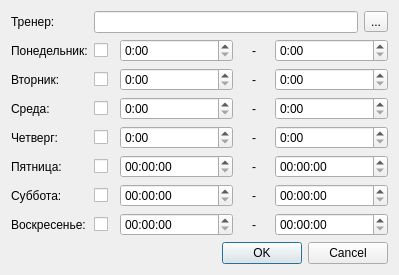
<?xml version="1.0" encoding="UTF-8"?>
<ui version="4.0">
 <class>AddSchedule</class>
 <widget class="QDialog" name="AddSchedule">
  <property name="geometry">
   <rect>
    <x>0</x>
    <y>0</y>
    <width>399</width>
    <height>271</height>
   </rect>
  </property>
  <property name="windowTitle">
   <string>Расписание</string>
  </property>
  <property name="modal">
   <bool>true</bool>
  </property>
  <layout class="QVBoxLayout" name="verticalLayout">
   <item>
    <layout class="QFormLayout" name="formLayout">
     <item row="0" column="0">
      <widget class="QLabel" name="label">
       <property name="text">
        <string>Тренер:</string>
       </property>
      </widget>
     </item>
     <item row="0" column="1">
      <layout class="QHBoxLayout" name="horizontalLayout">
       <item>
        <widget class="QLineEdit" name="coach">
         <property name="readOnly">
          <bool>true</bool>
         </property>
        </widget>
       </item>
       <item>
        <widget class="QToolButton" name="toolButton">
         <property name="text">
          <string>...</string>
         </property>
        </widget>
       </item>
      </layout>
     </item>
     <item row="1" column="0">
      <widget class="QLabel" name="label_2">
       <property name="text">
        <string>Понедельник:</string>
       </property>
      </widget>
     </item>
     <item row="1" column="1">
      <layout class="QHBoxLayout" name="horizontalLayout_2">
       <item>
        <widget class="QCheckBox" name="isMonday">
         <property name="maximumSize">
          <size>
           <width>20</width>
           <height>16777215</height>
          </size>
         </property>
         <property name="text">
          <string/>
         </property>
        </widget>
       </item>
       <item>
        <widget class="QTimeEdit" name="MondayStart">
         <property name="displayFormat">
          <string>H:mm</string>
         </property>
        </widget>
       </item>
       <item>
        <widget class="QLabel" name="label_3">
         <property name="maximumSize">
          <size>
           <width>30</width>
           <height>16777215</height>
          </size>
         </property>
         <property name="text">
          <string>-</string>
         </property>
         <property name="scaledContents">
          <bool>false</bool>
         </property>
         <property name="alignment">
          <set>Qt::AlignCenter</set>
         </property>
        </widget>
       </item>
       <item>
        <widget class="QTimeEdit" name="MondayEnd">
         <property name="displayFormat">
          <string>H:mm</string>
         </property>
        </widget>
       </item>
      </layout>
     </item>
     <item row="2" column="0">
      <widget class="QLabel" name="label_4">
       <property name="text">
        <string>Вторник:</string>
       </property>
      </widget>
     </item>
     <item row="2" column="1">
      <layout class="QHBoxLayout" name="horizontalLayout_3">
       <item>
        <widget class="QCheckBox" name="isTuesday">
         <property name="maximumSize">
          <size>
           <width>20</width>
           <height>16777215</height>
          </size>
         </property>
         <property name="text">
          <string/>
         </property>
        </widget>
       </item>
       <item>
        <widget class="QTimeEdit" name="TuesdayStart">
         <property name="displayFormat">
          <string>H:mm</string>
         </property>
        </widget>
       </item>
       <item>
        <widget class="QLabel" name="label_5">
         <property name="minimumSize">
          <size>
           <width>0</width>
           <height>0</height>
          </size>
         </property>
         <property name="maximumSize">
          <size>
           <width>30</width>
           <height>16777215</height>
          </size>
         </property>
         <property name="text">
          <string>-</string>
         </property>
         <property name="alignment">
          <set>Qt::AlignCenter</set>
         </property>
        </widget>
       </item>
       <item>
        <widget class="QTimeEdit" name="TuesdayEnd">
         <property name="displayFormat">
          <string>H:mm</string>
         </property>
        </widget>
       </item>
      </layout>
     </item>
     <item row="3" column="0">
      <widget class="QLabel" name="label_6">
       <property name="text">
        <string>Среда:</string>
       </property>
      </widget>
     </item>
     <item row="3" column="1">
      <layout class="QHBoxLayout" name="horizontalLayout_4">
       <item>
        <widget class="QCheckBox" name="isWednesday">
         <property name="maximumSize">
          <size>
           <width>20</width>
           <height>16777215</height>
          </size>
         </property>
         <property name="text">
          <string/>
         </property>
        </widget>
       </item>
       <item>
        <widget class="QTimeEdit" name="WednesdayStart">
         <property name="displayFormat">
          <string>H:mm</string>
         </property>
        </widget>
       </item>
       <item>
        <widget class="QLabel" name="label_7">
         <property name="minimumSize">
          <size>
           <width>0</width>
           <height>0</height>
          </size>
         </property>
         <property name="maximumSize">
          <size>
           <width>30</width>
           <height>16777215</height>
          </size>
         </property>
         <property name="text">
          <string>-</string>
         </property>
         <property name="alignment">
          <set>Qt::AlignCenter</set>
         </property>
        </widget>
       </item>
       <item>
        <widget class="QTimeEdit" name="WednesdayEnd">
         <property name="displayFormat">
          <string>H:mm</string>
         </property>
         <property name="currentSectionIndex">
          <number>0</number>
         </property>
        </widget>
       </item>
      </layout>
     </item>
     <item row="4" column="0">
      <widget class="QLabel" name="label_8">
       <property name="text">
        <string>Четверг:</string>
       </property>
      </widget>
     </item>
     <item row="4" column="1">
      <layout class="QHBoxLayout" name="horizontalLayout_5">
       <item>
        <widget class="QCheckBox" name="isThursday">
         <property name="maximumSize">
          <size>
           <width>20</width>
           <height>16777215</height>
          </size>
         </property>
         <property name="text">
          <string/>
         </property>
        </widget>
       </item>
       <item>
        <widget class="QTimeEdit" name="ThursdayStart">
         <property name="displayFormat">
          <string>H:mm</string>
         </property>
        </widget>
       </item>
       <item>
        <widget class="QLabel" name="label_9">
         <property name="maximumSize">
          <size>
           <width>30</width>
           <height>16777215</height>
          </size>
         </property>
         <property name="text">
          <string>-</string>
         </property>
         <property name="alignment">
          <set>Qt::AlignCenter</set>
         </property>
        </widget>
       </item>
       <item>
        <widget class="QTimeEdit" name="ThursdayEnd">
         <property name="displayFormat">
          <string>H:mm</string>
         </property>
        </widget>
       </item>
      </layout>
     </item>
     <item row="5" column="0">
      <widget class="QLabel" name="label_10">
       <property name="text">
        <string>Пятница:</string>
       </property>
      </widget>
     </item>
     <item row="5" column="1">
      <layout class="QHBoxLayout" name="horizontalLayout_6">
       <item>
        <widget class="QCheckBox" name="isFriday">
         <property name="maximumSize">
          <size>
           <width>20</width>
           <height>16777215</height>
          </size>
         </property>
         <property name="text">
          <string/>
         </property>
        </widget>
       </item>
       <item>
        <widget class="QTimeEdit" name="FridayStart"/>
       </item>
       <item>
        <widget class="QLabel" name="label_11">
         <property name="maximumSize">
          <size>
           <width>30</width>
           <height>16777215</height>
          </size>
         </property>
         <property name="text">
          <string>-</string>
         </property>
         <property name="alignment">
          <set>Qt::AlignCenter</set>
         </property>
        </widget>
       </item>
       <item>
        <widget class="QTimeEdit" name="FridayEnd"/>
       </item>
      </layout>
     </item>
     <item row="6" column="0">
      <widget class="QLabel" name="label_12">
       <property name="text">
        <string>Суббота:</string>
       </property>
      </widget>
     </item>
     <item row="6" column="1">
      <layout class="QHBoxLayout" name="horizontalLayout_7">
       <item>
        <widget class="QCheckBox" name="isSaturday">
         <property name="maximumSize">
          <size>
           <width>20</width>
           <height>16777215</height>
          </size>
         </property>
         <property name="text">
          <string/>
         </property>
        </widget>
       </item>
       <item>
        <widget class="QTimeEdit" name="SaturdayStart"/>
       </item>
       <item>
        <widget class="QLabel" name="label_13">
         <property name="maximumSize">
          <size>
           <width>30</width>
           <height>16777215</height>
          </size>
         </property>
         <property name="text">
          <string>-</string>
         </property>
         <property name="alignment">
          <set>Qt::AlignCenter</set>
         </property>
        </widget>
       </item>
       <item>
        <widget class="QTimeEdit" name="SaturdayEnd"/>
       </item>
      </layout>
     </item>
     <item row="7" column="0">
      <widget class="QLabel" name="label_14">
       <property name="text">
        <string>Воскресенье:</string>
       </property>
      </widget>
     </item>
     <item row="7" column="1">
      <layout class="QHBoxLayout" name="horizontalLayout_8">
       <item>
        <widget class="QCheckBox" name="isSunday">
         <property name="maximumSize">
          <size>
           <width>20</width>
           <height>16777215</height>
          </size>
         </property>
         <property name="text">
          <string/>
         </property>
        </widget>
       </item>
       <item>
        <widget class="QTimeEdit" name="SundayStart"/>
       </item>
       <item>
        <widget class="QLabel" name="label_15">
         <property name="maximumSize">
          <size>
           <width>30</width>
           <height>16777215</height>
          </size>
         </property>
         <property name="text">
          <string>-</string>
         </property>
         <property name="alignment">
          <set>Qt::AlignCenter</set>
         </property>
        </widget>
       </item>
       <item>
        <widget class="QTimeEdit" name="SundayEnd"/>
       </item>
      </layout>
     </item>
    </layout>
   </item>
   <item>
    <widget class="QDialogButtonBox" name="buttonBox">
     <property name="orientation">
      <enum>Qt::Horizontal</enum>
     </property>
     <property name="standardButtons">
      <set>QDialogButtonBox::Cancel|QDialogButtonBox::Ok</set>
     </property>
    </widget>
   </item>
  </layout>
 </widget>
 <resources/>
 <connections>
  <connection>
   <sender>buttonBox</sender>
   <signal>rejected()</signal>
   <receiver>AddSchedule</receiver>
   <slot>reject()</slot>
   <hints>
    <hint type="sourcelabel">
     <x>316</x>
     <y>260</y>
    </hint>
    <hint type="destinationlabel">
     <x>286</x>
     <y>274</y>
    </hint>
   </hints>
  </connection>
 </connections>
</ui>
